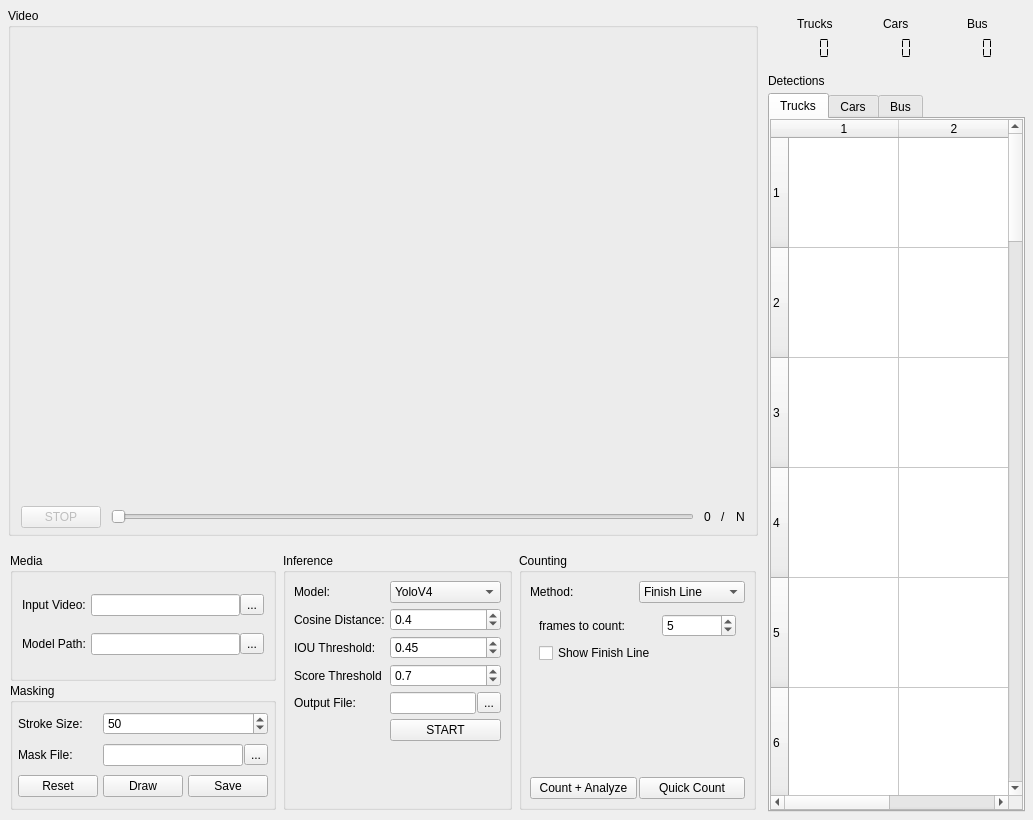
<?xml version="1.0" encoding="UTF-8"?>
<ui version="4.0">
 <class>Form</class>
 <widget class="QWidget" name="Form">
  <property name="geometry">
   <rect>
    <x>0</x>
    <y>0</y>
    <width>1033</width>
    <height>820</height>
   </rect>
  </property>
  <property name="windowTitle">
   <string>Traffic Vehicle Counter</string>
  </property>
  <layout class="QHBoxLayout" name="horizontalLayout">
   <property name="spacing">
    <number>5</number>
   </property>
   <property name="leftMargin">
    <number>8</number>
   </property>
   <property name="topMargin">
    <number>8</number>
   </property>
   <property name="rightMargin">
    <number>8</number>
   </property>
   <property name="bottomMargin">
    <number>8</number>
   </property>
   <item>
    <layout class="QVBoxLayout" name="verticalLayout_2" stretch="1,0">
     <property name="spacing">
      <number>15</number>
     </property>
     <property name="topMargin">
      <number>0</number>
     </property>
     <property name="rightMargin">
      <number>0</number>
     </property>
     <item>
      <widget class="QGroupBox" name="videoSwitcher">
       <property name="sizePolicy">
        <sizepolicy hsizetype="Expanding" vsizetype="Expanding">
         <horstretch>0</horstretch>
         <verstretch>0</verstretch>
        </sizepolicy>
       </property>
       <property name="title">
        <string>Video</string>
       </property>
       <layout class="QVBoxLayout" name="verticalLayout_4">
        <property name="spacing">
         <number>4</number>
        </property>
        <property name="leftMargin">
         <number>0</number>
        </property>
        <property name="topMargin">
         <number>0</number>
        </property>
        <property name="rightMargin">
         <number>0</number>
        </property>
        <property name="bottomMargin">
         <number>5</number>
        </property>
        <item>
         <widget class="ImageView" name="frameView" native="true">
          <property name="sizePolicy">
           <sizepolicy hsizetype="Expanding" vsizetype="Expanding">
            <horstretch>0</horstretch>
            <verstretch>0</verstretch>
           </sizepolicy>
          </property>
         </widget>
        </item>
        <item>
         <layout class="QHBoxLayout" name="horizontalLayout_5">
          <property name="spacing">
           <number>10</number>
          </property>
          <property name="leftMargin">
           <number>10</number>
          </property>
          <property name="rightMargin">
           <number>10</number>
          </property>
          <property name="bottomMargin">
           <number>0</number>
          </property>
          <item>
           <widget class="QPushButton" name="stopProcessBtn">
            <property name="enabled">
             <bool>false</bool>
            </property>
            <property name="sizePolicy">
             <sizepolicy hsizetype="Fixed" vsizetype="Fixed">
              <horstretch>0</horstretch>
              <verstretch>0</verstretch>
             </sizepolicy>
            </property>
            <property name="text">
             <string>STOP</string>
            </property>
           </widget>
          </item>
          <item>
           <widget class="QSlider" name="frameSlider">
            <property name="enabled">
             <bool>true</bool>
            </property>
            <property name="orientation">
             <enum>Qt::Horizontal</enum>
            </property>
           </widget>
          </item>
          <item>
           <widget class="QLabel" name="frameNum">
            <property name="text">
             <string>0</string>
            </property>
           </widget>
          </item>
          <item>
           <widget class="QLabel" name="label_13">
            <property name="text">
             <string>/</string>
            </property>
           </widget>
          </item>
          <item>
           <widget class="QLabel" name="maxFrameNum">
            <property name="text">
             <string>N</string>
            </property>
           </widget>
          </item>
         </layout>
        </item>
       </layout>
      </widget>
     </item>
     <item>
      <layout class="QHBoxLayout" name="horizontalLayout_2" stretch="0,0,0">
       <property name="spacing">
        <number>7</number>
       </property>
       <property name="leftMargin">
        <number>2</number>
       </property>
       <property name="topMargin">
        <number>2</number>
       </property>
       <property name="rightMargin">
        <number>2</number>
       </property>
       <property name="bottomMargin">
        <number>2</number>
       </property>
       <item>
        <layout class="QVBoxLayout" name="verticalLayout_9">
         <property name="spacing">
          <number>2</number>
         </property>
         <property name="topMargin">
          <number>0</number>
         </property>
         <property name="rightMargin">
          <number>0</number>
         </property>
         <property name="bottomMargin">
          <number>0</number>
         </property>
         <item>
          <widget class="QGroupBox" name="mediaGBox">
           <property name="title">
            <string>Media</string>
           </property>
           <layout class="QGridLayout" name="gridLayout_2">
            <property name="spacing">
             <number>5</number>
            </property>
            <item row="0" column="0">
             <widget class="QLabel" name="label_9">
              <property name="text">
               <string>Input Video:</string>
              </property>
             </widget>
            </item>
            <item row="2" column="0">
             <widget class="QLabel" name="label_10">
              <property name="text">
               <string>Model Path:</string>
              </property>
             </widget>
            </item>
            <item row="0" column="1">
             <layout class="QHBoxLayout" name="horizontalLayout_9">
              <property name="spacing">
               <number>0</number>
              </property>
              <property name="sizeConstraint">
               <enum>QLayout::SetDefaultConstraint</enum>
              </property>
              <property name="rightMargin">
               <number>0</number>
              </property>
              <item>
               <widget class="QLineEdit" name="inputVideoFileLabel"/>
              </item>
              <item>
               <widget class="QToolButton" name="loadVideoBtn">
                <property name="text">
                 <string>...</string>
                </property>
               </widget>
              </item>
             </layout>
            </item>
            <item row="2" column="1">
             <layout class="QHBoxLayout" name="horizontalLayout_10">
              <property name="spacing">
               <number>0</number>
              </property>
              <item>
               <widget class="QLineEdit" name="cacheDataLabel"/>
              </item>
              <item>
               <widget class="QToolButton" name="loadCacheBtn">
                <property name="text">
                 <string>...</string>
                </property>
               </widget>
              </item>
             </layout>
            </item>
           </layout>
          </widget>
         </item>
         <item>
          <widget class="QGroupBox" name="maskingGBox">
           <property name="title">
            <string>Masking</string>
           </property>
           <layout class="QGridLayout" name="gridLayout_5">
            <property name="leftMargin">
             <number>5</number>
            </property>
            <property name="topMargin">
             <number>5</number>
            </property>
            <property name="rightMargin">
             <number>5</number>
            </property>
            <property name="bottomMargin">
             <number>5</number>
            </property>
            <property name="spacing">
             <number>5</number>
            </property>
            <item row="3" column="2">
             <widget class="QPushButton" name="saveMaskBtn">
              <property name="text">
               <string>Save</string>
              </property>
             </widget>
            </item>
            <item row="3" column="0">
             <widget class="QPushButton" name="resetMaskBtn">
              <property name="text">
               <string>Reset</string>
              </property>
             </widget>
            </item>
            <item row="3" column="1">
             <widget class="QPushButton" name="drawMaskBtn">
              <property name="text">
               <string>Draw</string>
              </property>
             </widget>
            </item>
            <item row="2" column="0">
             <widget class="QLabel" name="label_19">
              <property name="text">
               <string>Mask File:</string>
              </property>
             </widget>
            </item>
            <item row="1" column="0">
             <widget class="QLabel" name="label_17">
              <property name="text">
               <string>Stroke Size:</string>
              </property>
             </widget>
            </item>
            <item row="1" column="1" colspan="2">
             <widget class="QSpinBox" name="maskStokeSpn">
              <property name="maximum">
               <number>200</number>
              </property>
              <property name="value">
               <number>50</number>
              </property>
             </widget>
            </item>
            <item row="2" column="1" colspan="2">
             <layout class="QHBoxLayout" name="horizontalLayout_8">
              <property name="spacing">
               <number>1</number>
              </property>
              <item>
               <widget class="QLineEdit" name="maskFileLbl">
                <property name="readOnly">
                 <bool>true</bool>
                </property>
               </widget>
              </item>
              <item>
               <widget class="QToolButton" name="setMaskFileBtn">
                <property name="sizePolicy">
                 <sizepolicy hsizetype="Maximum" vsizetype="Maximum">
                  <horstretch>0</horstretch>
                  <verstretch>0</verstretch>
                 </sizepolicy>
                </property>
                <property name="text">
                 <string>...</string>
                </property>
               </widget>
              </item>
             </layout>
            </item>
           </layout>
          </widget>
         </item>
        </layout>
       </item>
       <item>
        <widget class="QGroupBox" name="inferenceGBox">
         <property name="enabled">
          <bool>true</bool>
         </property>
         <property name="title">
          <string>Inference</string>
         </property>
         <layout class="QFormLayout" name="formLayout">
          <property name="horizontalSpacing">
           <number>5</number>
          </property>
          <property name="verticalSpacing">
           <number>5</number>
          </property>
          <property name="leftMargin">
           <number>8</number>
          </property>
          <property name="topMargin">
           <number>8</number>
          </property>
          <property name="rightMargin">
           <number>8</number>
          </property>
          <property name="bottomMargin">
           <number>8</number>
          </property>
          <item row="0" column="0">
           <widget class="QLabel" name="modelLabel">
            <property name="text">
             <string>Model: </string>
            </property>
           </widget>
          </item>
          <item row="0" column="1">
           <widget class="QComboBox" name="modelComboBox">
            <item>
             <property name="text">
              <string>YoloV4</string>
             </property>
            </item>
           </widget>
          </item>
          <item row="1" column="0">
           <widget class="QLabel" name="iOUThresholdLabel_2">
            <property name="text">
             <string>Cosine Distance:</string>
            </property>
           </widget>
          </item>
          <item row="1" column="1">
           <widget class="QDoubleSpinBox" name="cosineDistSpn">
            <property name="decimals">
             <number>1</number>
            </property>
            <property name="value">
             <double>0.400000000000000</double>
            </property>
           </widget>
          </item>
          <item row="2" column="0">
           <widget class="QLabel" name="iOUThresholdLabel">
            <property name="text">
             <string>IOU Threshold:</string>
            </property>
           </widget>
          </item>
          <item row="2" column="1">
           <widget class="QDoubleSpinBox" name="iouThreshSpn">
            <property name="decimals">
             <number>2</number>
            </property>
            <property name="value">
             <double>0.450000000000000</double>
            </property>
           </widget>
          </item>
          <item row="3" column="0">
           <widget class="QLabel" name="confidenceThresholdLabel">
            <property name="text">
             <string>Score Threshold</string>
            </property>
           </widget>
          </item>
          <item row="3" column="1">
           <widget class="QDoubleSpinBox" name="scoreThreshSpn">
            <property name="decimals">
             <number>1</number>
            </property>
            <property name="value">
             <double>0.700000000000000</double>
            </property>
           </widget>
          </item>
          <item row="5" column="0">
           <widget class="QLabel" name="label_7">
            <property name="text">
             <string>Output File:</string>
            </property>
           </widget>
          </item>
          <item row="5" column="1">
           <layout class="QHBoxLayout" name="horizontalLayout_4">
            <property name="spacing">
             <number>1</number>
            </property>
            <item>
             <widget class="QLineEdit" name="outputFileLabel">
              <property name="readOnly">
               <bool>true</bool>
              </property>
             </widget>
            </item>
            <item>
             <widget class="QToolButton" name="setOutputFileBtn">
              <property name="sizePolicy">
               <sizepolicy hsizetype="Maximum" vsizetype="Maximum">
                <horstretch>0</horstretch>
                <verstretch>0</verstretch>
               </sizepolicy>
              </property>
              <property name="text">
               <string>...</string>
              </property>
             </widget>
            </item>
           </layout>
          </item>
          <item row="6" column="1">
           <widget class="QPushButton" name="startInferenceBtn">
            <property name="text">
             <string>START</string>
            </property>
           </widget>
          </item>
         </layout>
        </widget>
       </item>
       <item>
        <widget class="QGroupBox" name="countingGBox">
         <property name="title">
          <string>Counting</string>
         </property>
         <layout class="QVBoxLayout" name="verticalLayout_8">
          <property name="spacing">
           <number>2</number>
          </property>
          <property name="leftMargin">
           <number>8</number>
          </property>
          <property name="topMargin">
           <number>8</number>
          </property>
          <property name="rightMargin">
           <number>8</number>
          </property>
          <property name="bottomMargin">
           <number>8</number>
          </property>
          <item>
           <layout class="QHBoxLayout" name="horizontalLayout_7">
            <item>
             <widget class="QLabel" name="label_16">
              <property name="text">
               <string>Method:</string>
              </property>
             </widget>
            </item>
            <item>
             <widget class="QComboBox" name="countMethodCmb">
              <property name="currentText">
               <string>Finish Line</string>
              </property>
              <property name="currentIndex">
               <number>1</number>
              </property>
              <item>
               <property name="text">
                <string>Vector</string>
               </property>
              </item>
              <item>
               <property name="text">
                <string>Finish Line</string>
               </property>
              </item>
             </widget>
            </item>
           </layout>
          </item>
          <item>
           <widget class="QStackedWidget" name="countingMethodSwitcher">
            <property name="currentIndex">
             <number>1</number>
            </property>
            <widget class="QWidget" name="vectorPage">
             <layout class="QGridLayout" name="gridLayout_3">
              <property name="leftMargin">
               <number>5</number>
              </property>
              <property name="topMargin">
               <number>5</number>
              </property>
              <property name="rightMargin">
               <number>5</number>
              </property>
              <property name="bottomMargin">
               <number>5</number>
              </property>
              <property name="spacing">
               <number>5</number>
              </property>
              <item row="2" column="2">
               <widget class="QSpinBox" name="widthFilterVectorSpn">
                <property name="maximum">
                 <number>1000</number>
                </property>
                <property name="value">
                 <number>192</number>
                </property>
               </widget>
              </item>
              <item row="0" column="2">
               <widget class="QDoubleSpinBox" name="xFilterVectorSpn">
                <property name="decimals">
                 <number>0</number>
                </property>
                <property name="minimum">
                 <double>-1000.000000000000000</double>
                </property>
                <property name="maximum">
                 <double>1000.000000000000000</double>
                </property>
                <property name="value">
                 <double>-258.000000000000000</double>
                </property>
               </widget>
              </item>
              <item row="1" column="1">
               <widget class="QLabel" name="label_12">
                <property name="text">
                 <string>Y:</string>
                </property>
               </widget>
              </item>
              <item row="3" column="0">
               <widget class="QLabel" name="label_5">
                <property name="text">
                 <string>Travel Distance (pixels)</string>
                </property>
               </widget>
              </item>
              <item row="2" column="0">
               <widget class="QLabel" name="label_14">
                <property name="text">
                 <string>Filter Vector Width</string>
                </property>
               </widget>
              </item>
              <item row="0" column="1">
               <widget class="QLabel" name="label_11">
                <property name="text">
                 <string>X:</string>
                </property>
               </widget>
              </item>
              <item row="4" column="0">
               <widget class="QLabel" name="label_6">
                <property name="text">
                 <string>Max Skipped Frames</string>
                </property>
               </widget>
              </item>
              <item row="3" column="2">
               <widget class="QSpinBox" name="distFilterSpn">
                <property name="maximum">
                 <number>1000</number>
                </property>
                <property name="value">
                 <number>440</number>
                </property>
               </widget>
              </item>
              <item row="4" column="2">
               <widget class="QSpinBox" name="skipFrameFilterSpn">
                <property name="value">
                 <number>10</number>
                </property>
               </widget>
              </item>
              <item row="0" column="0">
               <widget class="QLabel" name="label_4">
                <property name="text">
                 <string>Filter Vector (pixels)</string>
                </property>
               </widget>
              </item>
              <item row="5" column="0">
               <widget class="QCheckBox" name="visualizeChk">
                <property name="text">
                 <string>Show Vector</string>
                </property>
               </widget>
              </item>
              <item row="1" column="2">
               <widget class="QDoubleSpinBox" name="yFilterVectorSpn">
                <property name="enabled">
                 <bool>false</bool>
                </property>
                <property name="decimals">
                 <number>0</number>
                </property>
                <property name="minimum">
                 <double>-1000.000000000000000</double>
                </property>
                <property name="maximum">
                 <double>1000.000000000000000</double>
                </property>
                <property name="value">
                 <double>357.000000000000000</double>
                </property>
               </widget>
              </item>
              <item row="1" column="0" alignment="Qt::AlignHCenter">
               <widget class="QLabel" name="vectorDirectionLbl">
                <property name="styleSheet">
                 <string notr="true">color: rgb(252, 1, 7);</string>
                </property>
                <property name="text">
                 <string>DOWN</string>
                </property>
               </widget>
              </item>
             </layout>
            </widget>
            <widget class="QWidget" name="finishLinePage">
             <layout class="QGridLayout" name="gridLayout_4">
              <item row="0" column="1">
               <widget class="QSpinBox" name="finishLineFramesSpn">
                <property name="maximum">
                 <number>200</number>
                </property>
                <property name="value">
                 <number>5</number>
                </property>
               </widget>
              </item>
              <item row="1" column="0">
               <widget class="QCheckBox" name="finishLineChk">
                <property name="text">
                 <string>Show Finish Line</string>
                </property>
               </widget>
              </item>
              <item row="0" column="0">
               <widget class="QLabel" name="label_18">
                <property name="text">
                 <string>frames to count:</string>
                </property>
               </widget>
              </item>
              <item row="2" column="0">
               <spacer name="verticalSpacer">
                <property name="orientation">
                 <enum>Qt::Vertical</enum>
                </property>
                <property name="sizeHint" stdset="0">
                 <size>
                  <width>20</width>
                  <height>40</height>
                 </size>
                </property>
               </spacer>
              </item>
             </layout>
            </widget>
           </widget>
          </item>
          <item>
           <layout class="QHBoxLayout" name="horizontalLayout_6">
            <item>
             <widget class="QPushButton" name="countAnalyzeBtn">
              <property name="text">
               <string>Count + Analyze</string>
              </property>
             </widget>
            </item>
            <item>
             <widget class="QPushButton" name="countBtn">
              <property name="text">
               <string>Quick Count</string>
              </property>
             </widget>
            </item>
           </layout>
          </item>
         </layout>
        </widget>
       </item>
      </layout>
     </item>
    </layout>
   </item>
   <item>
    <layout class="QVBoxLayout" name="verticalLayout">
     <property name="leftMargin">
      <number>5</number>
     </property>
     <item>
      <widget class="QWidget" name="widget_2" native="true">
       <layout class="QGridLayout" name="gridLayout">
        <item row="1" column="1">
         <widget class="QLCDNumber" name="carCount">
          <property name="lineWidth">
           <number>0</number>
          </property>
          <property name="digitCount">
           <number>3</number>
          </property>
          <property name="segmentStyle">
           <enum>QLCDNumber::Flat</enum>
          </property>
          <property name="intValue" stdset="0">
           <number>0</number>
          </property>
         </widget>
        </item>
        <item row="0" column="0" alignment="Qt::AlignHCenter">
         <widget class="QLabel" name="label">
          <property name="sizePolicy">
           <sizepolicy hsizetype="Preferred" vsizetype="Fixed">
            <horstretch>0</horstretch>
            <verstretch>0</verstretch>
           </sizepolicy>
          </property>
          <property name="text">
           <string>Trucks</string>
          </property>
         </widget>
        </item>
        <item row="0" column="1" alignment="Qt::AlignHCenter">
         <widget class="QLabel" name="label_2">
          <property name="sizePolicy">
           <sizepolicy hsizetype="Preferred" vsizetype="Fixed">
            <horstretch>0</horstretch>
            <verstretch>0</verstretch>
           </sizepolicy>
          </property>
          <property name="text">
           <string>Cars</string>
          </property>
         </widget>
        </item>
        <item row="1" column="0">
         <widget class="QLCDNumber" name="truckCount">
          <property name="sizePolicy">
           <sizepolicy hsizetype="Minimum" vsizetype="Minimum">
            <horstretch>0</horstretch>
            <verstretch>0</verstretch>
           </sizepolicy>
          </property>
          <property name="lineWidth">
           <number>0</number>
          </property>
          <property name="digitCount">
           <number>3</number>
          </property>
          <property name="segmentStyle">
           <enum>QLCDNumber::Flat</enum>
          </property>
          <property name="intValue" stdset="0">
           <number>0</number>
          </property>
         </widget>
        </item>
        <item row="0" column="2" alignment="Qt::AlignHCenter">
         <widget class="QLabel" name="label_15">
          <property name="sizePolicy">
           <sizepolicy hsizetype="Preferred" vsizetype="Fixed">
            <horstretch>0</horstretch>
            <verstretch>0</verstretch>
           </sizepolicy>
          </property>
          <property name="text">
           <string>Bus</string>
          </property>
         </widget>
        </item>
        <item row="1" column="2">
         <widget class="QLCDNumber" name="busCount">
          <property name="lineWidth">
           <number>0</number>
          </property>
          <property name="digitCount">
           <number>3</number>
          </property>
          <property name="segmentStyle">
           <enum>QLCDNumber::Flat</enum>
          </property>
          <property name="intValue" stdset="0">
           <number>0</number>
          </property>
         </widget>
        </item>
       </layout>
      </widget>
     </item>
     <item>
      <widget class="QLabel" name="label_3">
       <property name="text">
        <string>Detections</string>
       </property>
      </widget>
     </item>
     <item>
      <widget class="QTabWidget" name="previewTabWidget">
       <property name="sizePolicy">
        <sizepolicy hsizetype="Preferred" vsizetype="Expanding">
         <horstretch>0</horstretch>
         <verstretch>0</verstretch>
        </sizepolicy>
       </property>
       <property name="minimumSize">
        <size>
         <width>220</width>
         <height>0</height>
        </size>
       </property>
       <property name="currentIndex">
        <number>0</number>
       </property>
       <widget class="QWidget" name="truckPreviewTab">
        <attribute name="title">
         <string>Trucks</string>
        </attribute>
        <layout class="QVBoxLayout" name="verticalLayout_5">
         <property name="spacing">
          <number>0</number>
         </property>
         <property name="leftMargin">
          <number>0</number>
         </property>
         <property name="topMargin">
          <number>0</number>
         </property>
         <property name="rightMargin">
          <number>0</number>
         </property>
         <property name="bottomMargin">
          <number>0</number>
         </property>
         <item>
          <widget class="QTableWidget" name="truckPreviewTable">
           <property name="rowCount">
            <number>30</number>
           </property>
           <property name="columnCount">
            <number>2</number>
           </property>
           <attribute name="horizontalHeaderVisible">
            <bool>true</bool>
           </attribute>
           <attribute name="horizontalHeaderMinimumSectionSize">
            <number>110</number>
           </attribute>
           <attribute name="horizontalHeaderDefaultSectionSize">
            <number>110</number>
           </attribute>
           <attribute name="verticalHeaderMinimumSectionSize">
            <number>110</number>
           </attribute>
           <attribute name="verticalHeaderDefaultSectionSize">
            <number>110</number>
           </attribute>
           <row/>
           <row/>
           <row/>
           <row/>
           <row/>
           <row/>
           <row/>
           <row/>
           <row/>
           <row/>
           <row/>
           <row/>
           <row/>
           <row/>
           <row/>
           <row/>
           <row/>
           <row/>
           <row/>
           <row/>
           <row/>
           <row/>
           <row/>
           <row/>
           <row/>
           <row/>
           <row/>
           <row/>
           <row/>
           <row/>
           <column/>
           <column/>
          </widget>
         </item>
        </layout>
       </widget>
       <widget class="QWidget" name="carPreviewTab">
        <attribute name="title">
         <string>Cars</string>
        </attribute>
        <layout class="QVBoxLayout" name="verticalLayout_6">
         <property name="spacing">
          <number>0</number>
         </property>
         <property name="leftMargin">
          <number>0</number>
         </property>
         <property name="topMargin">
          <number>0</number>
         </property>
         <property name="rightMargin">
          <number>0</number>
         </property>
         <property name="bottomMargin">
          <number>0</number>
         </property>
         <item>
          <widget class="QTableWidget" name="carPreviewTable">
           <property name="showGrid">
            <bool>true</bool>
           </property>
           <property name="gridStyle">
            <enum>Qt::SolidLine</enum>
           </property>
           <property name="rowCount">
            <number>30</number>
           </property>
           <property name="columnCount">
            <number>2</number>
           </property>
           <attribute name="horizontalHeaderMinimumSectionSize">
            <number>110</number>
           </attribute>
           <attribute name="horizontalHeaderDefaultSectionSize">
            <number>110</number>
           </attribute>
           <attribute name="verticalHeaderMinimumSectionSize">
            <number>110</number>
           </attribute>
           <attribute name="verticalHeaderDefaultSectionSize">
            <number>110</number>
           </attribute>
           <row/>
           <row/>
           <row/>
           <row/>
           <row/>
           <row/>
           <row/>
           <row/>
           <row/>
           <row/>
           <row/>
           <row/>
           <row/>
           <row/>
           <row/>
           <row/>
           <row/>
           <row/>
           <row/>
           <row/>
           <row/>
           <row/>
           <row/>
           <row/>
           <row/>
           <row/>
           <row/>
           <row/>
           <row/>
           <row/>
           <column/>
           <column/>
          </widget>
         </item>
        </layout>
       </widget>
       <widget class="QWidget" name="busPreviewTab">
        <attribute name="title">
         <string>Bus</string>
        </attribute>
        <layout class="QVBoxLayout" name="verticalLayout_7">
         <item>
          <widget class="QTableWidget" name="busPreviewTable">
           <property name="showGrid">
            <bool>true</bool>
           </property>
           <property name="gridStyle">
            <enum>Qt::SolidLine</enum>
           </property>
           <property name="rowCount">
            <number>30</number>
           </property>
           <property name="columnCount">
            <number>2</number>
           </property>
           <attribute name="horizontalHeaderMinimumSectionSize">
            <number>110</number>
           </attribute>
           <attribute name="horizontalHeaderDefaultSectionSize">
            <number>110</number>
           </attribute>
           <attribute name="verticalHeaderMinimumSectionSize">
            <number>110</number>
           </attribute>
           <attribute name="verticalHeaderDefaultSectionSize">
            <number>110</number>
           </attribute>
           <row/>
           <row/>
           <row/>
           <row/>
           <row/>
           <row/>
           <row/>
           <row/>
           <row/>
           <row/>
           <row/>
           <row/>
           <row/>
           <row/>
           <row/>
           <row/>
           <row/>
           <row/>
           <row/>
           <row/>
           <row/>
           <row/>
           <row/>
           <row/>
           <row/>
           <row/>
           <row/>
           <row/>
           <row/>
           <row/>
           <column/>
           <column/>
          </widget>
         </item>
        </layout>
       </widget>
      </widget>
     </item>
    </layout>
   </item>
  </layout>
 </widget>
 <customwidgets>
  <customwidget>
   <class>ImageView</class>
   <extends>QWidget</extends>
   <header>pyqtgraph</header>
   <container>1</container>
  </customwidget>
 </customwidgets>
 <resources/>
 <connections>
  <connection>
   <sender>visualizeChk</sender>
   <signal>toggled(bool)</signal>
   <receiver>xFilterVectorSpn</receiver>
   <slot>setEnabled(bool)</slot>
   <hints>
    <hint type="sourcelabel">
     <x>751</x>
     <y>687</y>
    </hint>
    <hint type="destinationlabel">
     <x>737</x>
     <y>584</y>
    </hint>
   </hints>
  </connection>
  <connection>
   <sender>visualizeChk</sender>
   <signal>toggled(bool)</signal>
   <receiver>widthFilterVectorSpn</receiver>
   <slot>setEnabled(bool)</slot>
   <hints>
    <hint type="sourcelabel">
     <x>760</x>
     <y>684</y>
    </hint>
    <hint type="destinationlabel">
     <x>730</x>
     <y>607</y>
    </hint>
   </hints>
  </connection>
  <connection>
   <sender>visualizeChk</sender>
   <signal>toggled(bool)</signal>
   <receiver>distFilterSpn</receiver>
   <slot>setEnabled(bool)</slot>
   <hints>
    <hint type="sourcelabel">
     <x>769</x>
     <y>689</y>
    </hint>
    <hint type="destinationlabel">
     <x>720</x>
     <y>628</y>
    </hint>
   </hints>
  </connection>
  <connection>
   <sender>visualizeChk</sender>
   <signal>toggled(bool)</signal>
   <receiver>yFilterVectorSpn</receiver>
   <slot>setEnabled(bool)</slot>
   <hints>
    <hint type="sourcelabel">
     <x>792</x>
     <y>691</y>
    </hint>
    <hint type="destinationlabel">
     <x>800</x>
     <y>579</y>
    </hint>
   </hints>
  </connection>
 </connections>
</ui>
